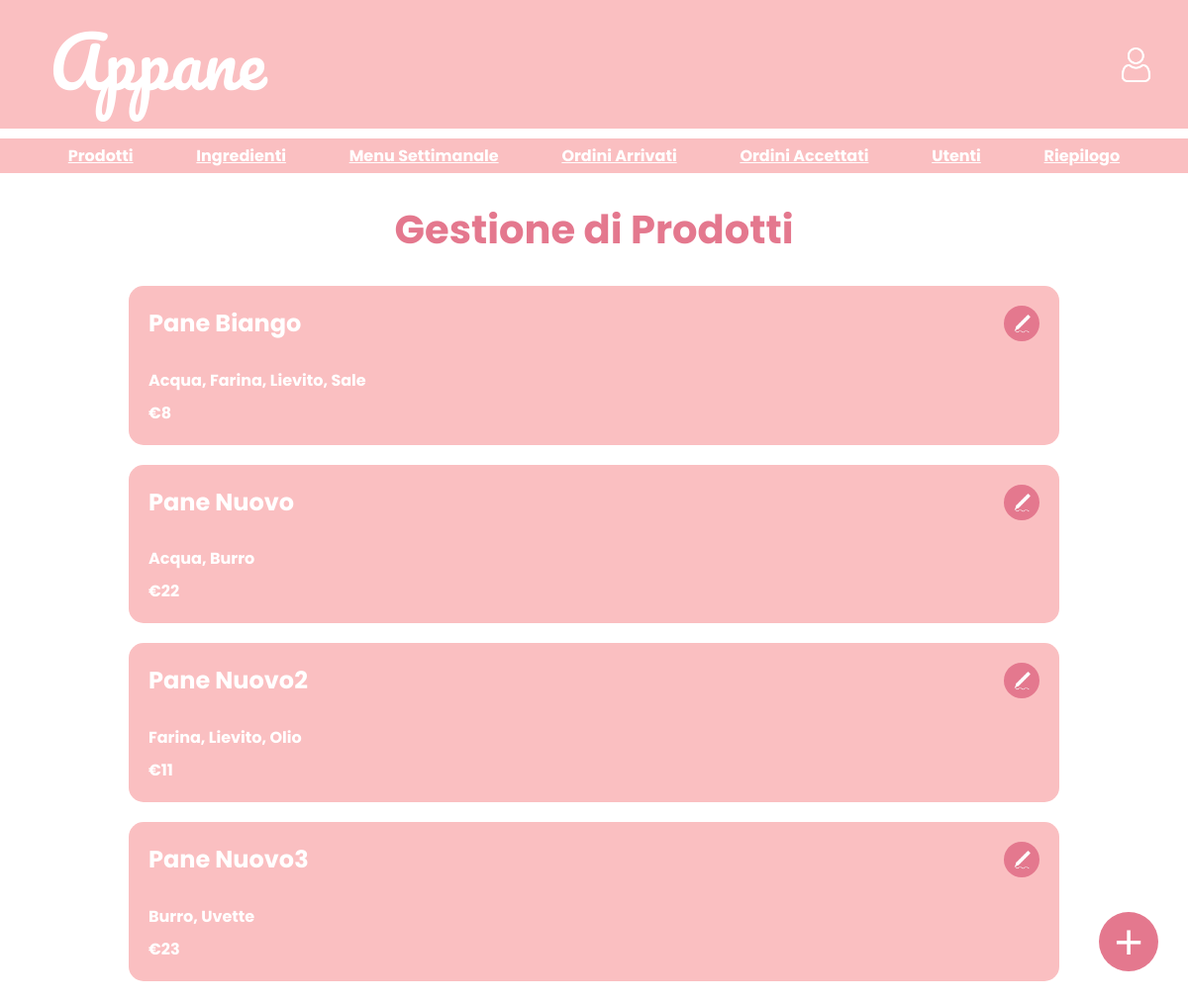
The app's page /BACK/managementProducts/managementProducts.php with its own data.
### tables this page shows
CREATE TABLE `tprodotto` (
  `id` int(11) NOT NULL,
  `nome` varchar(255) NOT NULL,
  `prezzo` float NOT NULL
);

### BACK/managementProducts/managementProducts.php (the view, shortened to what this page needs)
<?php
require('../../includes/db.php');
include('../header.php');
function creaProd($id, $nome, $ingredienti, $prezzo)
{
    $string_ingredienti = implode(', ', $ingredienti);
    return "<div class='prodotto'>
                <div class='level'>
                    <h2>$nome</h2>
                    <button class='cart-btn' style='float: right;' title='Modifica prodotto'
                        onclick='openModal(\"modalModifyProduct.php?id=$id\")'>
                        <img src='../../grafica/img/pen.png' class='cart-icon' />
                    </button>
                </div>
                <p>$string_ingredienti</p>
                <p>€$prezzo</p>
            </div>";
}
?>
<!DOCTYPE html>
<html lang="it">
<head>
    <link rel="stylesheet" href="../../grafica/style.css?v=<?php echo time();?>">
</head>
<body>
    <div class="main-content">
        <h1>Gestione di Prodotti</h1>
        <div class="menu">
            <?php
            $sqlMenu = "SELECT id, nome, prezzo FROM tprodotto ORDER BY nome";
            $resultMenu = $conn->query($sqlMenu);
            if ($resultMenu->num_rows > 0) {
                while ($rowProd = $resultMenu->fetch_assoc()) {
                    $stmtIng = $conn->prepare("SELECT idIngrediente FROM tricetta WHERE idProdotto = ?");
                    $stmtIng->bind_param("i", $rowProd["id"]);
                    $stmtIng->execute();
                    $resultI = $stmtIng->get_result();
                    $ingredienti = [];
                    while ($rowI = $resultI->fetch_assoc()) {
                        $stmt = $conn->prepare("SELECT nome FROM tingrediente WHERE id = ?");
                        $stmt->bind_param("i", $rowI['idIngrediente']);
                        $stmt->execute();
                        $result = $stmt->get_result();
                        if($result->num_rows===1){
                            $ingredienti[] = $result->fetch_assoc()["nome"];
                        }
                    }
                    sort($ingredienti);
                    echo creaProd($rowProd["id"], $rowProd["nome"], $ingredienti,  $rowProd["prezzo"]);
                }
            } else {
                echo '<p> Per ora non ci sono prodotti salvati </p>';
            }
            ?>
        </div>
    </div>
    <button class="add-btn" title="Aggiungi prodotto" onclick="openModal('modalAddProduct.php')">+</button>
</body>
</html>

### BACK/header.php (shortened to what this page needs)
<div class="topbar">
    <h1><a href="index.php" style="color: inherit; text-decoration: none;">Appane</a></h1>
    <div style="margin: auto 0;">
        <a  href="<?php echo isset($_SESSION['user_id']) ? '../../Account/profile.php' : '../Account/login.php'; ?>"
        class="button" style="margin-right: 10px;">
            <img src="../../grafica/img/user.png" alt="user" class="header-icon">
        </a>
    </div>
</div>
<div class="options">
    <a  href="../managementProducts/managementProducts.php" class="menu-option">Prodotti</a>
    <a  href="../managementIngredients/managementIngredients.php" class="menu-option">Ingredienti</a>
    <a  href="../managementWeeklyMenu/managementWeeklyMenu.php" class="menu-option">Menu Settimanale</a>
    <a  href="../managementOrders/managementOrdersArrived.php" class="menu-option">Ordini Arrivati</a>
    <a  href="../managementOrders/managementOrdersAccepted.php" class="menu-option">Ordini Accettati</a>
    <a  href="../managementUsers/managementUsers.php" class="menu-option">Utenti</a>
    <a  href="../managementSummary/managementSummary.php" class="menu-option">Riepilogo</a>
</div>

### grafica/style.css (style rules this page uses)
body { margin: 0; background-color: #fff; font-family: "Poppins", sans-serif; font-weight: 700; font-style: normal; }
.topbar { height: 130px; background: #fabfc1; display: flex; justify-content: space-between; padding: 0 25px; }
.topbar h1 { margin: 0; color: #fff; font-size: 70px; padding: 0 25px; font-family: "Pacifico", cursive; font-weight: 400; font-style: normal; }
.topbar .header-icon { height: 35px; }
.options { height: auto; background: #fabfc1; display: flex; justify-content: space-evenly; padding: 5px; margin-top: 10px; }
.options .menu-option { color: white; }
.main-content h1 { text-align: center; font-size: 40px; color: #e4788e; }
.main-content p { text-align: center; color: #e4788e; }
.prodotto { width: 75%; margin-bottom: 20px; padding: 20px; border-radius: 15px; background-color: #fabfc1; justify-self: center; color: #fff; }
.prodotto h2 { margin-top: 0; }
.prodotto p { text-align: start; margin-bottom: 0; margin-top: 8px; color: #fff; }
.level { height: auto; display: flex; justify-content:space-between; align-items: start; }
.cart-btn { width: 36px; height: 36px; border-radius: 50%; background-color: #e4788e; color: #ffffff; border: none; font-size: 20px; cursor: pointer; display: flex; align-items: center; justify-content: center; transition: background-color 0.2s ease; line-height: 1; }
.add-btn { position: fixed; bottom: 30px; right: 30px; width: 60px; height: 60px; border-radius: 50%; background-color: #e4788e; color: #ffffff; border: none; font-size: 50px; cursor: pointer; display: flex; align-items: center; justify-content: center; transition: background-color 0.2s ease; line-height: 1; }
.cart-icon { width: 20px; object-fit: contain; }

### records on screen
tprodotto: nome "Pane Biango", string_ingredienti "Acqua, Farina, Lievito, Sale", prezzo "8"
tprodotto: nome "Pane Nuovo", string_ingredienti "Acqua, Burro", prezzo "22"
tprodotto: nome "Pane Nuovo2", string_ingredienti "Farina, Lievito, Olio", prezzo "11"
tprodotto: nome "Pane Nuovo3", string_ingredienti "Burro, Uvette", prezzo "23"
